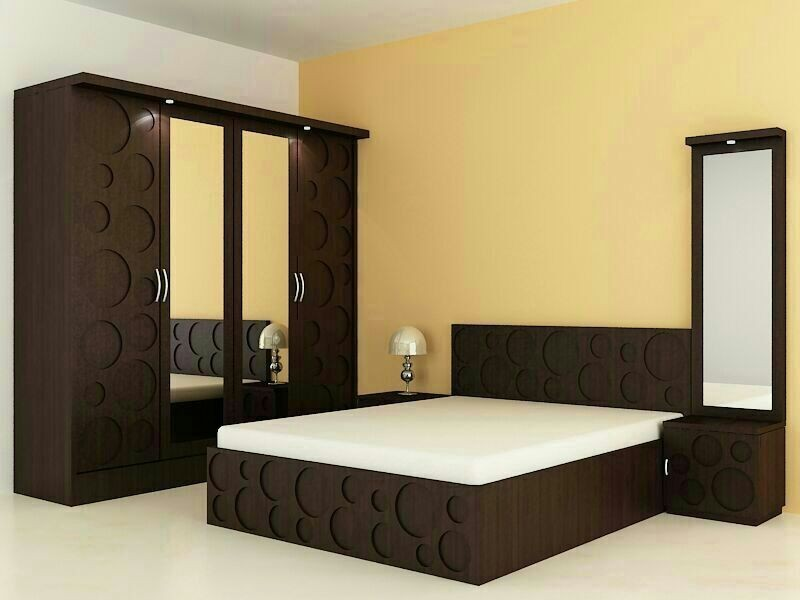
#> input picture product.jpeg, 800 x 600 px
$ python regards.py
#> lines starting #> are read from the running program, lines starting #| are printed output that depends on the picture; after the words box and inside, x2 and y2 are one past the last pixel; in counts of white or black regions, pixels touching at a corner belong together
from scipy.spatial.distance import euclidean
from imutils import perspective, contours
import numpy as np
import imutils
import cv2
import tkinter as tk
from tkinter import filedialog

# Function to show array of images (intermediate results)
def show_images(images):
    for i, img in enumerate(images):
        cv2.imshow("image_" + str(i), img)
    cv2.waitKey(0)
    cv2.destroyAllWindows()

# Function to get the path of the selected image using a file dialog
def get_image_path():
    root = tk.Tk()
    root.withdraw()
    file_path = filedialog.askopenfilename(title="Select Image File", filetypes=[("Image files", "*.jpg;*.jpeg;*.png")])
#> the answer given: product.jpeg
    return file_path

# Get the path of the selected image
img_path = get_image_path()

# Check if the user canceled the file dialog
if not img_path:
    print("Image selection canceled.")
    exit()

# Read image and preprocess
image = cv2.imread(img_path)
#> image is the input picture: shape (600, 800, 3); mean B, G, R 102.7, 134.7, 148.7

gray = cv2.cvtColor(image, cv2.COLOR_BGR2GRAY)
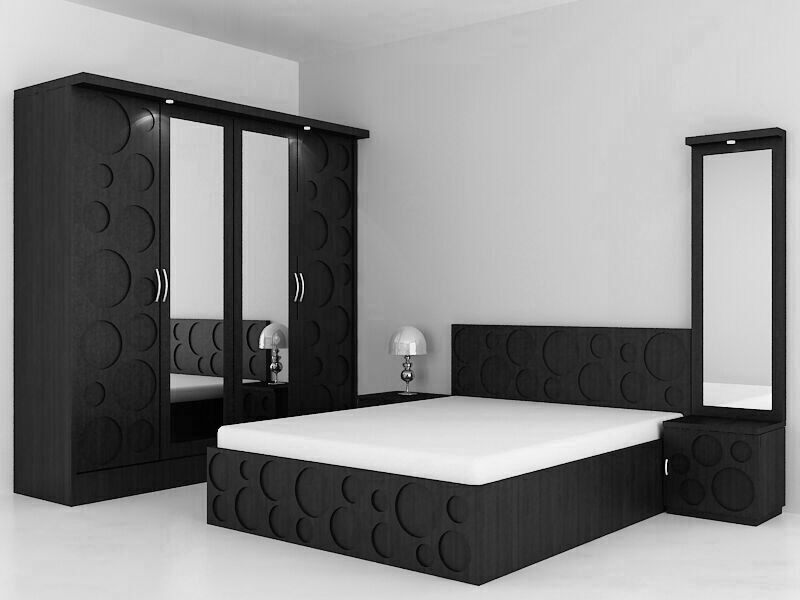
#> gray: shape (600, 800); min 0, max 254, mean 135.2
blur = cv2.GaussianBlur(gray, (9, 9), 0)
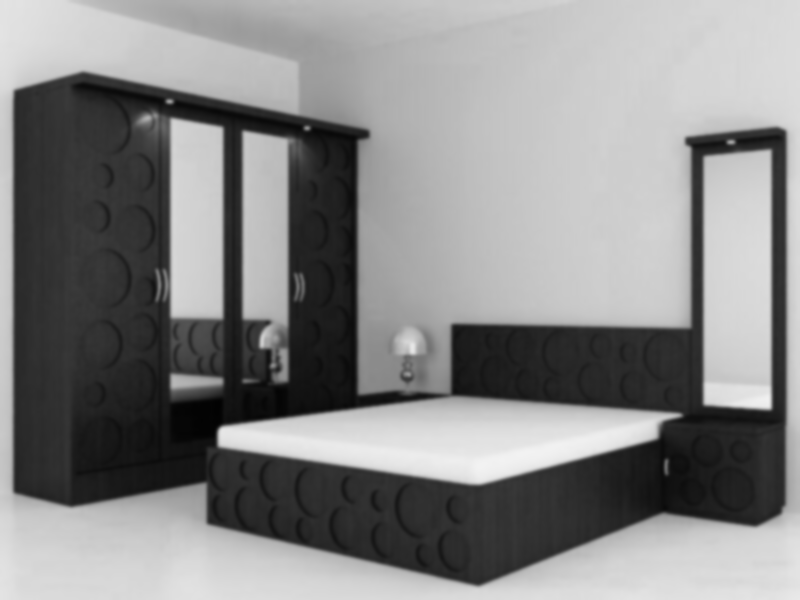
#> blur: shape (600, 800); min 2, max 242, mean 135.2

edged = cv2.Canny(blur, 50, 100)
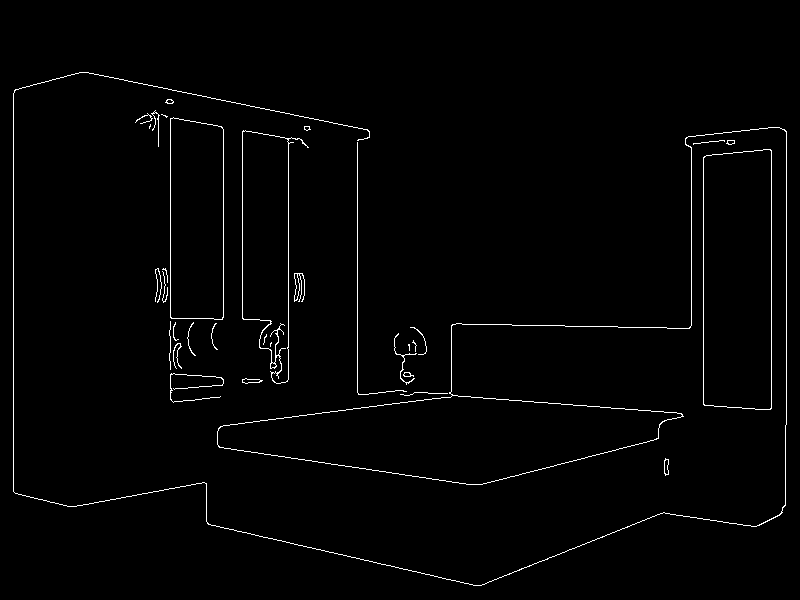
#> edged: shape (600, 800); 1.5% white in thin lines or dots, all inside (x1, y1, x2, y2) = (13, 72, 787, 586)
edged = cv2.dilate(edged, None, iterations=1)
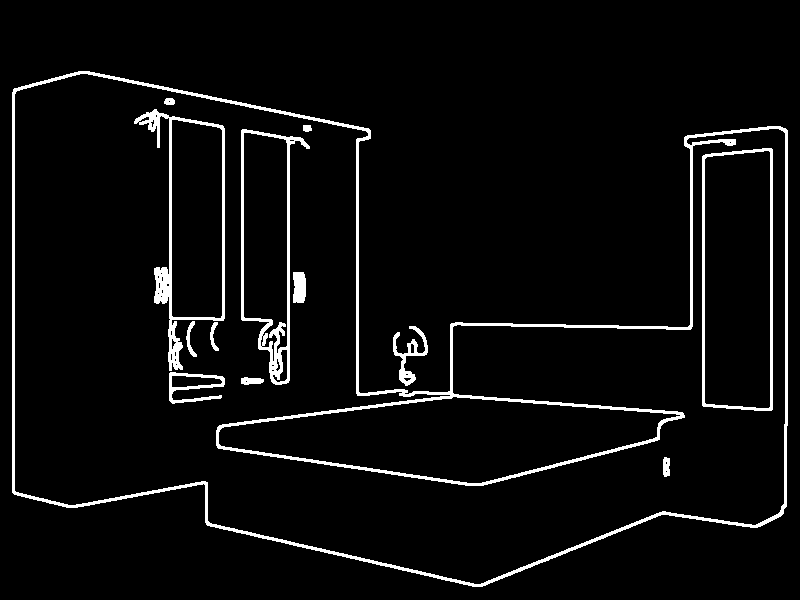
#> edged: shape (600, 800); 4.7% white; 13 white regions, largest, box (x1, y1, x2, y2) and area: (12, 71, 788, 587) 12820, (134, 109, 225, 371) 2839, (241, 129, 310, 385) 2460
edged = cv2.erode(edged, None, iterations=1)
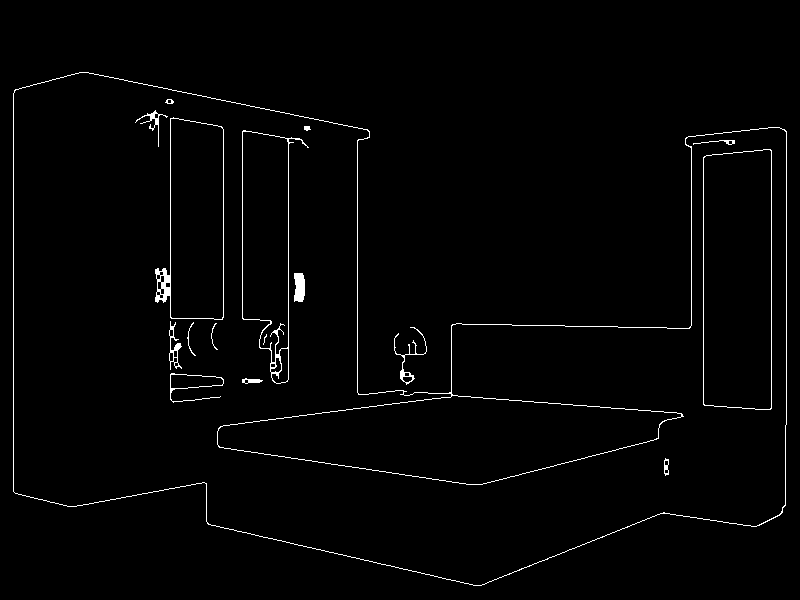
#> edged: shape (600, 800); 1.6% white in thin lines or dots, all inside (x1, y1, x2, y2) = (13, 72, 787, 586)

# Find contours
cnts = cv2.findContours(edged.copy(), cv2.RETR_EXTERNAL, cv2.CHAIN_APPROX_SIMPLE)
#> cnts = 2 contours; box (x1, y1, x2, y2) and area: (13, 72, 787, 586) 251654, (394, 327, 427, 385) 146
cnts = imutils.grab_contours(cnts)

# Sort contours from left to right as the leftmost contour is the reference object
(cnts, _) = contours.sort_contours(cnts)

# Removing The contours that are clearly not large enough
cnts = [x for x in cnts if cv2.contourArea(x) > 100]

# Here, for reference, I have used a 2-inch x 2-inch square
ref_object = cnts[0]
#> ref_object = contour of 638 points, box (x1, y1, x2, y2) (13, 72, 787, 586), area 251654
box = cv2.minAreaRect(ref_object)
#> box = ((395.9, 337.7), (480.8, 802.3), -85.45)
box = cv2.boxPoints(box)
#> box = [[776.7, 609.2], [-23.02, 545.5], [15.13, 66.2], [814.9, 129.9]]
box = np.array(box, dtype="int")
#> box = [[776, 609], [-23, 545], [15, 66], [814, 129]]
box = perspective.order_points(box)
#> box = [[15, 66], [814, 129], [776, 609], [-23, 545]]
(tl, tr, br, bl) = box
#> tl = [15, 66]; tr = [814, 129]; br = [776, 609]; bl = [-23, 545]
dist_in_pixel = euclidean(tl, tr)
#> dist_in_pixel = 801.5
dist_in_inches = 2
pixel_per_inch = dist_in_pixel / dist_in_inches
#> pixel_per_inch = 400.7

# Drawing the remaining contours as follows
for cnt in cnts:
    box = cv2.minAreaRect(cnt)
    box = cv2.boxPoints(box)
    box = np.array(box, dtype="int")
    box = perspective.order_points(box)
    (tl, tr, br, bl) = box
    cv2.drawContours(image, [box.astype("int")], -1, (0, 0, 255), 2)
    mid_pt_horizontal = (tl[0] + int(abs(tr[0] - tl[0]) / 2), tl[1] + int(abs(tr[1] - tl[1]) / 2))
    mid_pt_verticle = (tr[0] + int(abs(tr[0] - br[0]) / 2), tr[1] + int(abs(tr[1] - br[1]) / 2))
    wid = euclidean(tl, tr) / pixel_per_inch
    ht = euclidean(tr, br) / pixel_per_inch
    cv2.putText(image, "{:.1f}in".format(wid), (int(mid_pt_horizontal[0] - 15), int(mid_pt_horizontal[1] - 10)),
                cv2.FONT_HERSHEY_SIMPLEX, 0.5, (255, 255, 0), 2)
    cv2.putText(image, "{:.1f}in".format(ht), (int(mid_pt_verticle[0] + 10), int(mid_pt_verticle[1])),
                cv2.FONT_HERSHEY_SIMPLEX, 0.5, (255, 255, 0), 2)
#> this loop made 2 passes
#> (tl, tr, br, bl, mid_pt_horizontal, mid_pt_verticle, wid, ht) on passes 1 to 2: ([15, 66], [814, 129], [776, 609], [-23, 545], (414, 97), (833, 369), 2, 1.2), ([389, 331], [421, 324], [432, 378], [401, 384], (405, 334), (426, 351), 0.0817, 0.138)
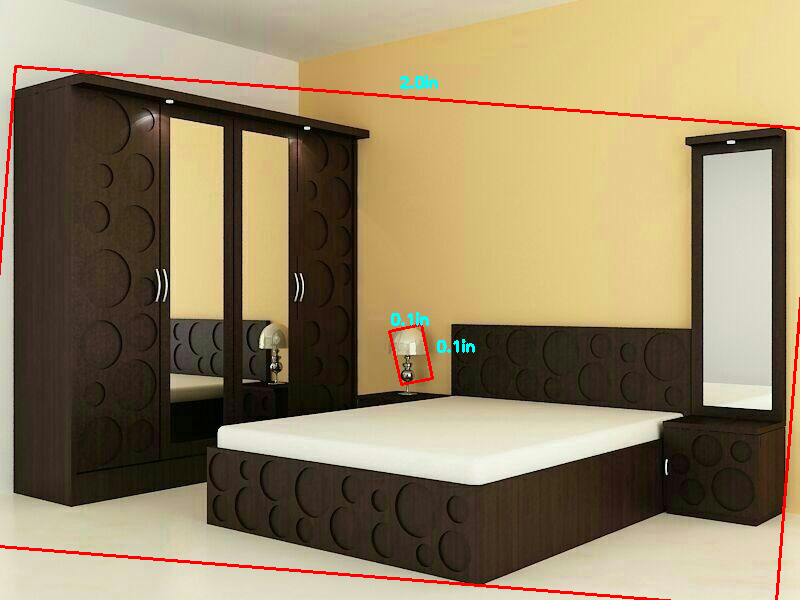
#> image: shape (600, 800, 3); 1.47% of pixels changed, all inside (x1, y1, x2, y2) = (0, 65, 800, 600)

show_images([image])
#> the loop in show_images, `for i, img in enumerate(images):` made 1 pass
